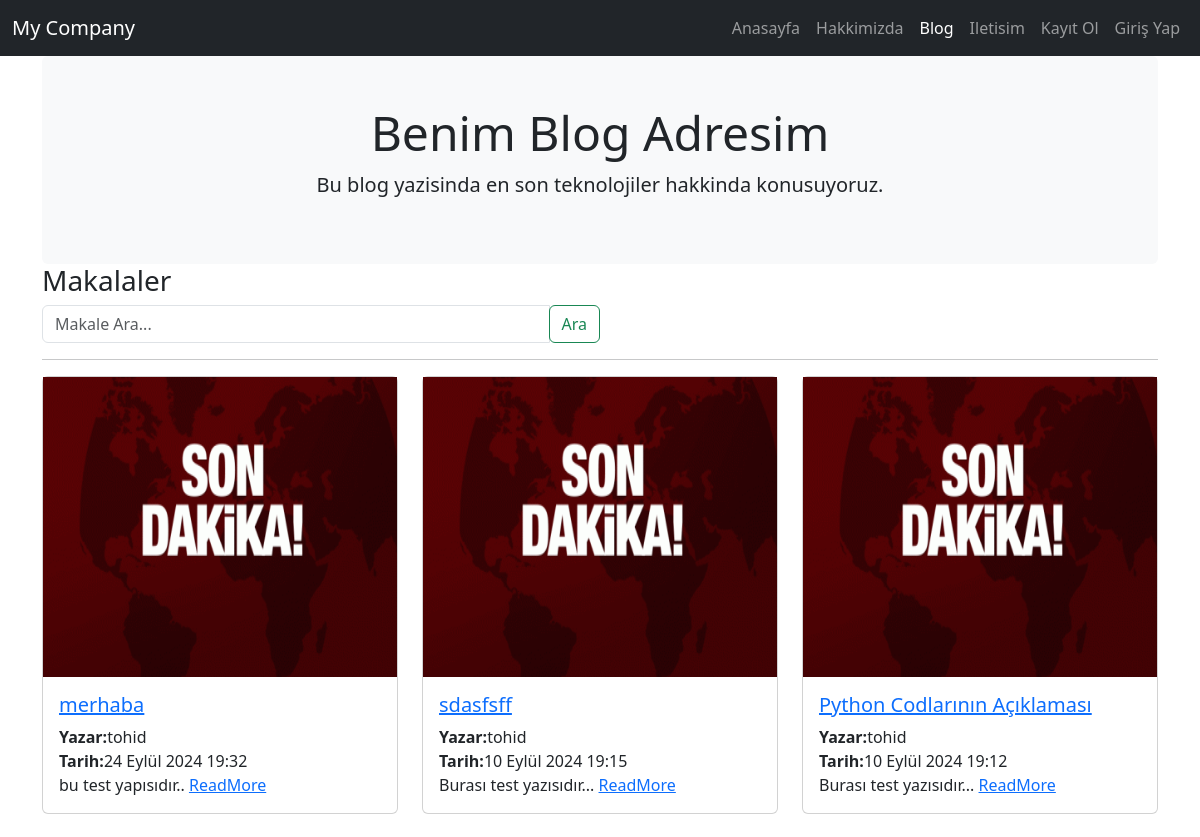
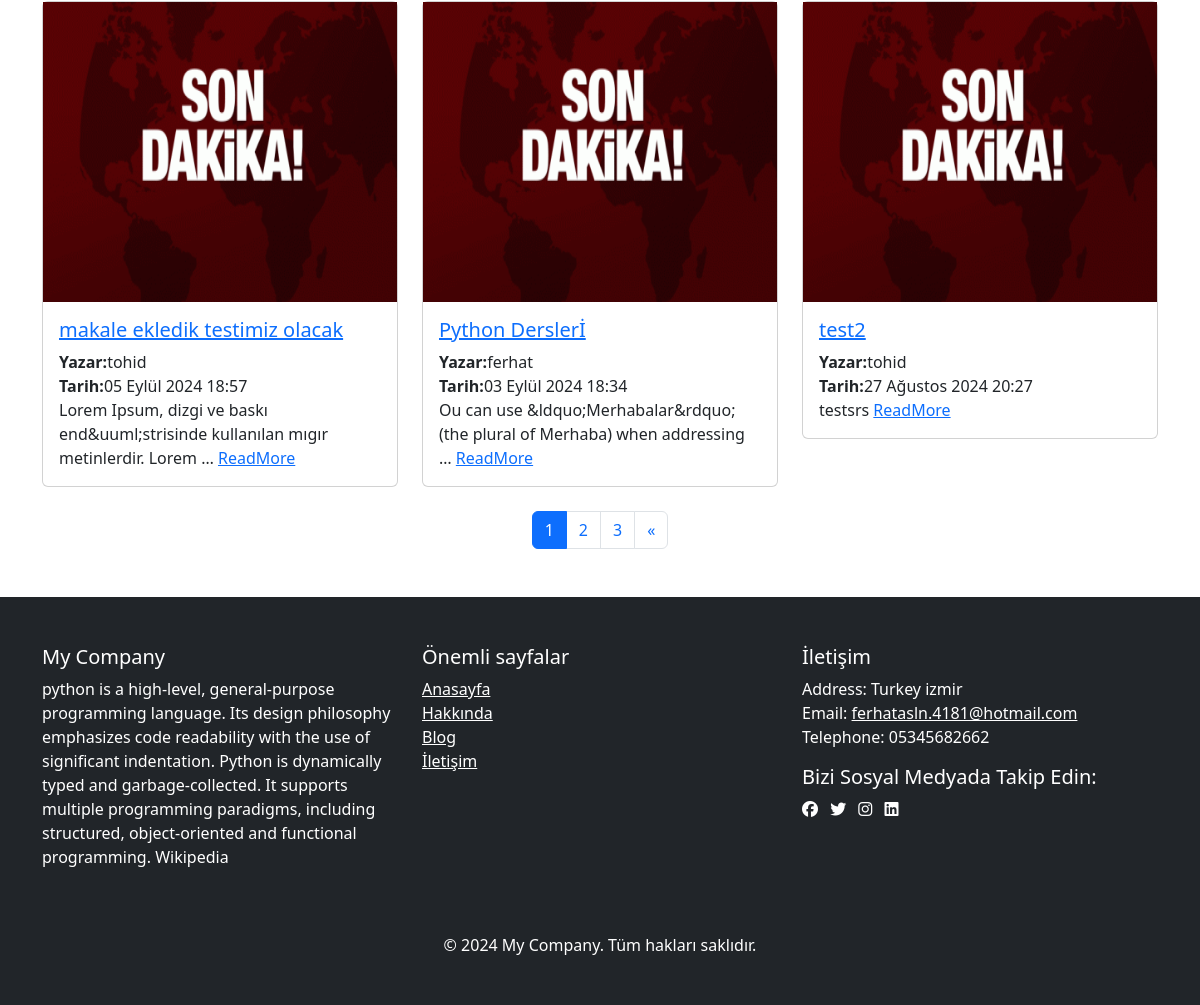
Screenshot of /blog/ with the database file from the repository (2 pictures, top to bottom).
### blog/models.py (models this page shows, shortened)
class Article(models.Model):
    author = models.ForeignKey("auth.user", on_delete=models.CASCADE, verbose_name="Yazar")
    title = models.CharField(max_length=200, verbose_name="Başlık")
    content = RichTextField(verbose_name="İçerik")
    created_date = models.DateTimeField(auto_now_add=True, verbose_name="Oluşturma_Tarihi")
    article_img = models.FileField(blank=True, null=True,verbose_name="Makale Fotoğrafı")
    is_approved = models.BooleanField(default=False, verbose_name="Onaylı mı?")

class FooterSettings(models.Model):
    description = models.TextField(verbose_name="Şirket açıklaması", blank=True)
    address = models.CharField(max_length=255,verbose_name="Adres", blank=True)
    phone = models.CharField(max_length=20, verbose_name="Telefon", blank=True)
    email = models.EmailField(verbose_name="E-poste", blank=True)
    facebook = models.URLField(verbose_name="Facebook URL",blank=True, null=True)
    twitter = models.URLField(verbose_name="Twitter URL",blank=True, null=True)
    instagram = models.URLField(verbose_name="İnstagram URL",blank=True, null=True)
    linkedin = models.URLField(verbose_name="Linkedin URL",blank=True, null=True)

### blog/views.py (the view)
# urls.py: path("", views.articles, name="articles"),
def articles(request):
    keyword = request.GET.get("keyword")
    if keyword:
        articles = Article.objects.filter(title__contains = keyword, is_approved=True)
    else:
        articles = Article.objects.filter(is_approved=True).order_by("-created_date")
    paginator = Paginator(articles, 6)
    page_number = request.GET.get('page')
    page_obj = paginator.get_page(page_number)
    context ={
        "articles": articles,
        "page_obj": page_obj,
        "keyword": keyword,
    }
    return render(request,"articles.html", context)

### blog/context_processors.py (called while the page is built)
def footer_settings(request):
    settings = FooterSettings.objects.first()
    return {'footer_settings': settings}

### blog/templatetags/custom_filters.py (called while the page is built)
@register.filter(name="strip_html")
def strip_html(value):
    return strip_tags(value)

### templates/articles.html (shortened to what this page needs)
{% extends "layout.html" %}
{% load static %}
{% load custom_filters %}
{% block body %}
<div class="jumbotron bg-light p-5 rounded text-center">
    <h3 class="display-5">Benim Blog Adresim</h3>
    <p class="lead">Bu blog yazisinda en son teknolojiler hakkinda konusuyoruz.</p>
</div>
<h3>Makalaler</h3>
<form class="form-inline mb-3">
    <div class="input-group w-50">
        <input type="search" name="keyword" id="keyword" class="form-control" placeholder="Makale Ara...">
        <div class="input-group-append">
            <button class="btn btn-outline-success" type="submit">Ara</button>
        </div>
    </div>
</form>
<hr>
{% if articles %}
    <div class="row">
        {% for article in page_obj %}
                <div class="col-md-4 mb-4">
                    <div class="card">
                       <a href="/blog/article/{{article.id}}">
                        <img src="{% if article.article_img %}
                        {{article.article_img.url}}
                        {% else %}
                        {% static 'images/image_news.jpg' %}
                        {% endif %}" alt="{{article.title}}"
                        style="height: 300px; width: 100%;">
                       </a>
                       <div class="card-body">
                            <h5 class="card-title"><a href="/blog/article/{{article.id}}">{{article.title}}</a></h5>
                            <div class="card-text"><strong>Yazar:</strong>{{article.author.username}}</div>
                            <div class="card-text"><strong>Tarih:</strong>{{article.created_date}}</div>
                            <div class="card-text">
                                {{article.content|strip_html|truncatewords:10}}
                                <a href="/blog/article/{{article.id}}">ReadMore</a>
                            </div>
                       </div>
                    </div>
                </div>
        {% endfor %}
    </div>
    <nav>
        <ul class="pagination justify-content-center">
            {% for num in page_obj.paginator.page_range %}
            <li class="page-item {% if page_obj.number == num %}active{% endif %}">
                <a href="?page={{num}}{% if keyword %}&keyword={{keyword}}{% endif %}" class="page-link">{{ num }}</a>
            </li>
            {% endfor %}
            {% if page_obj.has_next %}
            <li class="page-item">
                <a href="?page={{page_obj.next_page_number}}{% if keyword %}&keyword={{keyword}}{% endif %}" class="page-link"><span>&laquo;</span></a>
            </li>
            {% endif %}
        </ul>
    </nav>
{% else %}
    <div class="alert alert-danger">Herhangi bir makale bulunamadı</div>
{% endif %}
{% endblock body %}

### templates/includes/footer.html (shortened to what this page needs)
<footer class="bg-dark text-white py-5 mt-5">
    <div class="container">
        <div class="row">
            <div class="col-md-4">
                <h5>My Company</h5>
                <p>{{footer_settings.description}}</p>
            </div>
            <div class="col-md-4">
                <h5>Önemli sayfalar</h5>
                <ul class="list-unstyled">
                    <li><a href="{% url 'index' %}" class="text-white">Anasayfa</a></li>
                    <li><a href="{% url 'about' %}" class="text-white">Hakkında</a></li>
                    <li><a href="{% url 'blog:articles' %}" class="text-white">Blog</a></li>
                    <li><a href="{% url 'contact' %}" class="text-white">İletişim</a></li>
                </ul>
            </div>
            <div class="col-md-4">
                <h5>İletişim</h5>
                <p>
                     Address: {{footer_settings.address}} <br>
                     Email: <a href="mailto:{{footer_settings.email}}" class="text-white">{{footer_settings.email}}</a><br>
                     Telephone: {{footer_settings.phone}}
                </p>
                <div>
                    <h5>Bizi Sosyal Medyada Takip Edin:</h5>
                    <a href="{{footer_settings.facebookl}}" class="text-white me-2"><i class="fa-brands fa-facebook"></i></a>
                    <a href="{{footer_settings.twitter}}" class="text-white me-2"><i class="fa-brands fa-twitter"></i></a>
                    <a href="{{footer_settings.instagram}}" class="text-white me-2"><i class="fa-brands fa-instagram"></i></a>
                    <a href="{{footer_settings.linkedin}}" class="text-white me-2"><i class="fa-brands fa-linkedin"></i></a>
                </div>
            </div>
        </div>
        <div class="text-center mt-5">
            <p class="mb-0">&copy; 2024 My Company. Tüm hakları saklıdır.</p>
        </div>
    </div>
</footer>

### rows the page displays
Article: title "merhaba", author.username "tohid", created_date "24 Eylül 2024 19:32", content "bu test yapısıdır.."
Article: title "sdasfsff", author.username "tohid", created_date "10 Eylül 2024 19:15", content "Burası test yazısıdır..."
Article: title "Python Codlarının Açıklaması", author.username "tohid", created_date "10 Eylül 2024 19:12", content "Burası test yazısıdır..."
Article: title "makale ekledik testimiz olacak", author.username "tohid", created_date "05 Eylül 2024 18:57", content "Lorem Ipsum, dizgi ve baskı end&uuml;strisinde kullanılan mıgır metinlerdir. Lorem …"
Article: title "Python Derslerİ", author.username "ferhat", created_date "03 Eylül 2024 18:34", content "Ou can use &ldquo;Merhabalar&rdquo; (the plural of Merhaba) when addressing …"
Article: title "test2", author.username "tohid", created_date "27 Ağustos 2024 20:27", content "testsrs"
FooterSettings: description "python is a high-level, general-purpose programming language. Its design philosophy emphasizes code readability with the use of significant indentation. Python is dynamically typed and garbage-collected. It supports multiple programming paradigms, including structured, object-oriented and functional programming. Wikipedia", address "Turkey izmir", email "ferhatasln.4181@hotmail.com", phone "05345682662"

### other values shown
{{ num }} "1" "2" "3"
